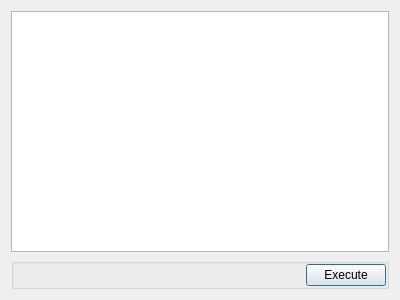
<?xml version="1.0" encoding="UTF-8"?>
<ui version="4.0">
 <class>dlgScript</class>
 <widget class="QDialog" name="dlgScript">
  <property name="geometry">
   <rect>
    <x>0</x>
    <y>0</y>
    <width>400</width>
    <height>300</height>
   </rect>
  </property>
  <property name="windowTitle">
   <string>Script Console</string>
  </property>
  <layout class="QVBoxLayout" name="verticalLayout">
   <item>
    <widget class="QTextEdit" name="txtCommand"/>
   </item>
   <item>
    <widget class="QGroupBox" name="groupBox">
     <property name="title">
      <string/>
     </property>
     <layout class="QHBoxLayout" name="horizontalLayout">
      <property name="spacing">
       <number>0</number>
      </property>
      <property name="margin">
       <number>0</number>
      </property>
      <item>
       <widget class="QLabel" name="lblError">
        <property name="text">
         <string/>
        </property>
        <property name="wordWrap">
         <bool>true</bool>
        </property>
       </widget>
      </item>
      <item>
       <spacer name="horizontalSpacer">
        <property name="orientation">
         <enum>Qt::Horizontal</enum>
        </property>
        <property name="sizeHint" stdset="0">
         <size>
          <width>40</width>
          <height>20</height>
         </size>
        </property>
       </spacer>
      </item>
      <item>
       <widget class="QPushButton" name="btnExecute">
        <property name="text">
         <string>Execute</string>
        </property>
       </widget>
      </item>
     </layout>
    </widget>
   </item>
  </layout>
 </widget>
 <resources/>
 <connections/>
</ui>
